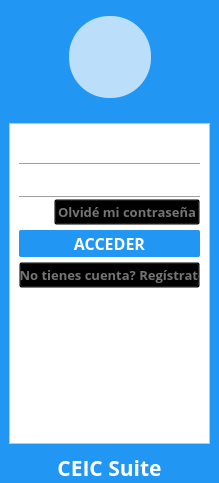
<?xml version="1.0" encoding="UTF-8"?>
<ui version="4.0">
 <class>CEICSuite</class>
 <widget class="QMainWindow" name="CEICSuite">
  <property name="windowModality">
   <enum>Qt::WindowModal</enum>
  </property>
  <property name="geometry">
   <rect>
    <x>0</x>
    <y>0</y>
    <width>218</width>
    <height>483</height>
   </rect>
  </property>
  <property name="windowTitle">
   <string>CEIC Suite</string>
  </property>
  <property name="windowIcon">
   <iconset resource="../resources/gui.qrc">
    <normaloff>:/logo/logo</normaloff>:/logo/logo</iconset>
  </property>
  <property name="styleSheet">
   <string notr="true">/*#########################################################
##                        LoginWindow                    ##
###########################################################*/

/*Configurar el color de fondo de la ventana*/
#centralwidget{
    background: #2196F3;
    color: #212121;
}

/***********************************
* LoginStacked
***********************************/

/*Configuración general del  LoginStacked*/
#LoginStacked {
    border: 0px inline transparent;
    background: transparent;
    padding: -10px;
}

/*Configurar el color de fondo de cada pagina del Stacked*/
#pag0, #pag1, #pag2 {
     background: transparent;
    min-width: 21em;
     padding: -8px;
}

/***********************************
* Frames
***********************************/

#frame0, #frame1, #frame2 {
    background: #FFFFFF;
}

/***********************************
* Labels
***********************************/

/* Configuración del label CEIC Suite*/
#footer {
    background: transparent;
    min-height: 3em;
    min-width: 3em;
}

/* Configuración de los titulos*/
#label1, #label2, #label3 {
    color: #212121;
    border: 1px solid #BDBDBD;
    border-radius: 2px;
    background: #BBDEFB;
    font-family: Open Sans;
    font-size: 12pt;
    font-style: bold;
    font-weight: 600;
    min-height: 1.8em;
    max-height: 1.8em;
    text-transform: capitalize;
    qproperty-alignment: 'AlignVCenter | AlignHCenter';
}

/***********************************
* Botones
***********************************/

/*Estilo por defecto de los iconos de foto de perfil*/
#header {
    background: #BBDEFB;
    border: 2px outset transparent;
    border-radius: 41px;
    min-width: 64px;
    min-height: 64px;
    padding: 8px;
}

/*Estilo por defecto de los iconos de usuario y contraseña*/
#button1,  #button2 {
    background: transparent;
    border: 1px outset transparent;
    min-width: 1em;
    min-height: 1em;
    padding: 1px;
}

/*Estilo por defecto por defecto del botón de olvidé mi contraseña*/
#button3 {
    color: #757575;
    background: transparent;
}

/*Configuración del estilo al pasar por encima y presionar el botón de olvidé mi contraseña*/
#button3:hover, #button3:pressed {
    color: #212121;
    text-decoration: underline;
}

/*Estilo por defecto de los botones para acceder/continuar/aceptar*/
#button4, #button6, #button8 {
    color: #FFFFFF;
    border: 1px outline #BDBDBD;
    border-radius: 2px;
    background: #2196F3;
    min-height: 2.5em;
    min-width: 4.5em;
    padding: 2px;
}

/*Configuración del estilo al pasar por encima y presionar los botones para acceder/continuar/aceptar*/
#button4:hover,  #button6:hover, #button8:hover,  #button4:pressed, #button6:pressed, #button8:pressed {
    background: #1976D2;
}

/*Estilo por defecto de los botones para limpiar/cancelar*/
#button7, #button9 {
    color: #2196F3;
    border: 1px solid transparent;
    background: transparent;
    min-height: 2.5em;
    min-width: 4em;
    padding: 2px;
}

/*Configuración del estilo al pasar por encima y presionar los botones para limpiar/cancelar*/
#button7:hover, #button9:hover, #button7:pressed, #button9:pressed {
    color: #1976D2;
}


/*Estilo por defecto del botón para ir a la pantalla de registro*/
#button5 {
    color: #757575;
    background: transparent;
}

/*Configuración del estilo al pasar por encima y presionar el botón para ir a la pantalla de registro*/
#button5:hover, #button5:pressed {
    color: #212121;
    text-decoration: underline;
}

/***********************************
* LineEdit
***********************************/

/*Configuración del estilo de todos los LineEdit de la interfáz*/
#lineEd0, #lineEd1, #lineEd2, #lineEd3, #lineEd4, #lineEd5, #lineEd6, #lineEd7, #lineEd8, #lineEd9, #lineEd10, #lineEd11, #lineEd12, #lineEd13, #lineEd14 {
    color: #212121;
    border-style: outset;
    min-width: 5.5em;
    min-height: 1.5em;
    padding: 2px;
    background: transparent;
}

/***********************************
* ComboBox
***********************************/

/*Configuración del estilo por defecto de todos los comboBox*/
#cobox0, #cobox1{
    color: #212121;
    border: 0px solid #BDBDBD;
    border-radius: 3px;
    padding: 1px 1px 1px 4px;
    min-width: 9em;
    min-height: 2em;
    background: transparent;
}

/*Configuración del estilo de todos los comboBox cuando estan en uso*/
#cobox0::on, #cobox1::on{
    padding-top: 10px;
    padding-left: 4px;
}

/*Configuración del estilo de todos los comboBox cuando se despliegan*/
#cobox0::drop-down, #cobox1::drop-down{
    subcontrol-origin: padding;
    subcontrol-position: top right;
    width: 15px;
    border-left: 0px solid transparent;
    border-top-right-radius: 3px; /* same radius as the QComboBox */
    border-bottom-right-radius: 3px;
}

/*Configuración del estilo de la flecha de todos los comboBox*/
#cobox0::down-arrow, #cobox1::down-arrow{
    image: url(:/arrows/down);
}

/*Configuración del estilo de la flecha de todos los comboBox cuando se despliegan*/
#cobox0::drop-arrow::on, #cobox1::drop-arrow::on{
    top: 1px;
    left: 1px;
}

/*Configuración del estilo del menu desplegado de todos los comboBox*/
#cobox0 QAbstractItemView, #cobox1 QAbstractItemView{
    border: 1px solid #BDBDBD;
    border-radius: 3px;
    padding: 1px 6px 1px 1px;
    min-width: 14em;
    selection-background-color: #BDBDBD;
    background: #FFFFFF;
}</string>
  </property>
  <property name="animated">
   <bool>true</bool>
  </property>
  <widget class="QWidget" name="centralwidget">
   <layout class="QGridLayout" name="gridLayout">
    <property name="margin">
     <number>0</number>
    </property>
    <property name="spacing">
     <number>0</number>
    </property>
    <item row="0" column="0">
     <layout class="QVBoxLayout" name="verticalLayout">
      <item>
       <spacer name="horizontalSpacer_4">
        <property name="orientation">
         <enum>Qt::Horizontal</enum>
        </property>
        <property name="sizeHint" stdset="0">
         <size>
          <width>40</width>
          <height>15</height>
         </size>
        </property>
       </spacer>
      </item>
      <item>
       <layout class="QGridLayout" name="gridLayout_17">
        <item row="0" column="2">
         <spacer name="horizontalSpacer_20">
          <property name="orientation">
           <enum>Qt::Horizontal</enum>
          </property>
          <property name="sizeHint" stdset="0">
           <size>
            <width>40</width>
            <height>20</height>
           </size>
          </property>
         </spacer>
        </item>
        <item row="0" column="1">
         <widget class="QPushButton" name="header">
          <property name="focusPolicy">
           <enum>Qt::NoFocus</enum>
          </property>
          <property name="styleSheet">
           <string notr="true"/>
          </property>
          <property name="text">
           <string/>
          </property>
          <property name="icon">
           <iconset resource="../resources/gui.qrc">
            <normaloff>:/login/users</normaloff>:/login/users</iconset>
          </property>
          <property name="iconSize">
           <size>
            <width>32</width>
            <height>32</height>
           </size>
          </property>
         </widget>
        </item>
        <item row="0" column="0">
         <spacer name="horizontalSpacer_19">
          <property name="orientation">
           <enum>Qt::Horizontal</enum>
          </property>
          <property name="sizeHint" stdset="0">
           <size>
            <width>40</width>
            <height>20</height>
           </size>
          </property>
         </spacer>
        </item>
       </layout>
      </item>
      <item>
       <spacer name="horizontalSpacer_9">
        <property name="orientation">
         <enum>Qt::Horizontal</enum>
        </property>
        <property name="sizeHint" stdset="0">
         <size>
          <width>40</width>
          <height>15</height>
         </size>
        </property>
       </spacer>
      </item>
      <item>
       <widget class="QStackedWidget" name="LoginStacked">
        <property name="currentIndex">
         <number>0</number>
        </property>
        <widget class="QWidget" name="pag0">
         <layout class="QGridLayout" name="gridLayout_2">
          <item row="0" column="0">
           <widget class="QFrame" name="frame0">
            <property name="enabled">
             <bool>true</bool>
            </property>
            <property name="sizePolicy">
             <sizepolicy hsizetype="Minimum" vsizetype="Minimum">
              <horstretch>0</horstretch>
              <verstretch>0</verstretch>
             </sizepolicy>
            </property>
            <property name="styleSheet">
             <string notr="true"/>
            </property>
            <property name="frameShape">
             <enum>QFrame::StyledPanel</enum>
            </property>
            <property name="frameShadow">
             <enum>QFrame::Raised</enum>
            </property>
            <layout class="QHBoxLayout" name="horizontalLayout">
             <property name="topMargin">
              <number>4</number>
             </property>
             <property name="bottomMargin">
              <number>4</number>
             </property>
             <item>
              <layout class="QGridLayout" name="gridLayout_3">
               <item row="1" column="0">
                <layout class="QVBoxLayout" name="verticalLayout_3">
                 <property name="spacing">
                  <number>0</number>
                 </property>
                 <item>
                  <layout class="QVBoxLayout" name="verticalLayout_2">
                   <property name="spacing">
                    <number>0</number>
                   </property>
                   <item>
                    <layout class="QGridLayout" name="gridLayout_4"/>
                   </item>
                   <item>
                    <layout class="QFormLayout" name="formLayout">
                     <item row="0" column="1">
                      <layout class="QGridLayout" name="gridLayout_7">
                       <property name="spacing">
                        <number>0</number>
                       </property>
                       <item row="1" column="0">
                        <widget class="QLineEdit" name="lineEd0">
                         <property name="cursor">
                          <cursorShape>IBeamCursor</cursorShape>
                         </property>
                         <property name="mouseTracking">
                          <bool>true</bool>
                         </property>
                         <property name="focusPolicy">
                          <enum>Qt::StrongFocus</enum>
                         </property>
                         <property name="styleSheet">
                          <string notr="true"/>
                         </property>
                         <property name="text">
                          <string/>
                         </property>
                         <property name="maxLength">
                          <number>40</number>
                         </property>
                         <property name="echoMode">
                          <enum>QLineEdit::Normal</enum>
                         </property>
                         <property name="cursorPosition">
                          <number>0</number>
                         </property>
                         <property name="readOnly">
                          <bool>false</bool>
                         </property>
                         <property name="cursorMoveStyle">
                          <enum>Qt::LogicalMoveStyle</enum>
                         </property>
                        </widget>
                       </item>
                       <item row="2" column="0">
                        <spacer name="horizontalSpacer_7">
                         <property name="orientation">
                          <enum>Qt::Horizontal</enum>
                         </property>
                         <property name="sizeHint" stdset="0">
                          <size>
                           <width>40</width>
                           <height>5</height>
                          </size>
                         </property>
                        </spacer>
                       </item>
                       <item row="0" column="0">
                        <spacer name="horizontalSpacer_8">
                         <property name="orientation">
                          <enum>Qt::Horizontal</enum>
                         </property>
                         <property name="sizeHint" stdset="0">
                          <size>
                           <width>40</width>
                           <height>5</height>
                          </size>
                         </property>
                        </spacer>
                       </item>
                      </layout>
                     </item>
                     <item row="0" column="0">
                      <layout class="QGridLayout" name="gridLayout_8">
                       <property name="spacing">
                        <number>0</number>
                       </property>
                       <item row="1" column="0">
                        <widget class="QPushButton" name="button1">
                         <property name="focusPolicy">
                          <enum>Qt::NoFocus</enum>
                         </property>
                         <property name="text">
                          <string/>
                         </property>
                         <property name="icon">
                          <iconset resource="../resources/gui.qrc">
                           <normaloff>:/login/user</normaloff>:/login/user</iconset>
                         </property>
                         <property name="iconSize">
                          <size>
                           <width>15</width>
                           <height>16</height>
                          </size>
                         </property>
                        </widget>
                       </item>
                       <item row="0" column="0">
                        <spacer name="verticalSpacer_7">
                         <property name="orientation">
                          <enum>Qt::Vertical</enum>
                         </property>
                         <property name="sizeHint" stdset="0">
                          <size>
                           <width>20</width>
                           <height>5</height>
                          </size>
                         </property>
                        </spacer>
                       </item>
                       <item row="2" column="0">
                        <spacer name="verticalSpacer_8">
                         <property name="orientation">
                          <enum>Qt::Vertical</enum>
                         </property>
                         <property name="sizeHint" stdset="0">
                          <size>
                           <width>20</width>
                           <height>5</height>
                          </size>
                         </property>
                        </spacer>
                       </item>
                      </layout>
                     </item>
                    </layout>
                   </item>
                   <item>
                    <widget class="Line" name="line0">
                     <property name="frameShadow">
                      <enum>QFrame::Sunken</enum>
                     </property>
                     <property name="orientation">
                      <enum>Qt::Horizontal</enum>
                     </property>
                    </widget>
                   </item>
                   <item>
                    <layout class="QVBoxLayout" name="verticalLayout_4">
                     <property name="spacing">
                      <number>0</number>
                     </property>
                     <item>
                      <layout class="QGridLayout" name="gridLayout_9"/>
                     </item>
                     <item>
                      <layout class="QFormLayout" name="formLayout_2">
                       <item row="0" column="1">
                        <layout class="QGridLayout" name="gridLayout_13">
                         <property name="spacing">
                          <number>0</number>
                         </property>
                         <item row="1" column="0">
                          <widget class="QLineEdit" name="lineEd1">
                           <property name="focusPolicy">
                            <enum>Qt::StrongFocus</enum>
                           </property>
                           <property name="styleSheet">
                            <string notr="true"/>
                           </property>
                           <property name="text">
                            <string/>
                           </property>
                           <property name="echoMode">
                            <enum>QLineEdit::Password</enum>
                           </property>
                           <property name="cursorPosition">
                            <number>0</number>
                           </property>
                           <property name="cursorMoveStyle">
                            <enum>Qt::LogicalMoveStyle</enum>
                           </property>
                          </widget>
                         </item>
                         <item row="2" column="0">
                          <spacer name="horizontalSpacer_15">
                           <property name="orientation">
                            <enum>Qt::Horizontal</enum>
                           </property>
                           <property name="sizeHint" stdset="0">
                            <size>
                             <width>40</width>
                             <height>5</height>
                            </size>
                           </property>
                          </spacer>
                         </item>
                         <item row="0" column="0">
                          <spacer name="horizontalSpacer_13">
                           <property name="orientation">
                            <enum>Qt::Horizontal</enum>
                           </property>
                           <property name="sizeHint" stdset="0">
                            <size>
                             <width>40</width>
                             <height>5</height>
                            </size>
                           </property>
                          </spacer>
                         </item>
                        </layout>
                       </item>
                       <item row="0" column="0">
                        <layout class="QGridLayout" name="gridLayout_14">
                         <property name="spacing">
                          <number>0</number>
                         </property>
                         <item row="0" column="0">
                          <spacer name="verticalSpacer_12">
                           <property name="orientation">
                            <enum>Qt::Vertical</enum>
                           </property>
                           <property name="sizeHint" stdset="0">
                            <size>
                             <width>20</width>
                             <height>5</height>
                            </size>
                           </property>
                          </spacer>
                         </item>
                         <item row="2" column="0">
                          <spacer name="verticalSpacer_13">
                           <property name="orientation">
                            <enum>Qt::Vertical</enum>
                           </property>
                           <property name="sizeHint" stdset="0">
                            <size>
                             <width>20</width>
                             <height>5</height>
                            </size>
                           </property>
                          </spacer>
                         </item>
                         <item row="1" column="0">
                          <widget class="QPushButton" name="button2">
                           <property name="focusPolicy">
                            <enum>Qt::NoFocus</enum>
                           </property>
                           <property name="text">
                            <string/>
                           </property>
                           <property name="icon">
                            <iconset resource="../resources/gui.qrc">
                             <normaloff>:/login/password</normaloff>:/login/password</iconset>
                           </property>
                           <property name="iconSize">
                            <size>
                             <width>16</width>
                             <height>16</height>
                            </size>
                           </property>
                          </widget>
                         </item>
                        </layout>
                       </item>
                      </layout>
                     </item>
                     <item>
                      <widget class="Line" name="line1">
                       <property name="orientation">
                        <enum>Qt::Horizontal</enum>
                       </property>
                      </widget>
                     </item>
                    </layout>
                   </item>
                  </layout>
                 </item>
                 <item>
                  <layout class="QGridLayout" name="gridLayout_15">
                   <item row="0" column="0">
                    <spacer name="horizontalSpacer_11">
                     <property name="orientation">
                      <enum>Qt::Horizontal</enum>
                     </property>
                     <property name="sizeHint" stdset="0">
                      <size>
                       <width>40</width>
                       <height>10</height>
                      </size>
                     </property>
                    </spacer>
                   </item>
                   <item row="0" column="1">
                    <widget class="QPushButton" name="button3">
                     <property name="font">
                      <font>
                       <family>Open Sans</family>
                       <pointsize>10</pointsize>
                       <weight>75</weight>
                       <bold>true</bold>
                      </font>
                     </property>
                     <property name="focusPolicy">
                      <enum>Qt::NoFocus</enum>
                     </property>
                     <property name="text">
                      <string>Olvidé mi contraseña</string>
                     </property>
                    </widget>
                   </item>
                  </layout>
                 </item>
                 <item>
                  <spacer name="horizontalSpacer_12">
                   <property name="orientation">
                    <enum>Qt::Horizontal</enum>
                   </property>
                   <property name="sizeHint" stdset="0">
                    <size>
                     <width>40</width>
                     <height>5</height>
                    </size>
                   </property>
                  </spacer>
                 </item>
                 <item>
                  <widget class="QPushButton" name="button4">
                   <property name="font">
                    <font>
                     <family>Open Sans</family>
                     <pointsize>12</pointsize>
                     <weight>75</weight>
                     <bold>true</bold>
                    </font>
                   </property>
                   <property name="focusPolicy">
                    <enum>Qt::NoFocus</enum>
                   </property>
                   <property name="text">
                    <string>ACCEDER</string>
                   </property>
                  </widget>
                 </item>
                 <item>
                  <spacer name="horizontalSpacer_2">
                   <property name="orientation">
                    <enum>Qt::Horizontal</enum>
                   </property>
                   <property name="sizeHint" stdset="0">
                    <size>
                     <width>40</width>
                     <height>5</height>
                    </size>
                   </property>
                  </spacer>
                 </item>
                 <item>
                  <widget class="QPushButton" name="button5">
                   <property name="font">
                    <font>
                     <family>Open Sans</family>
                     <pointsize>10</pointsize>
                     <weight>75</weight>
                     <bold>true</bold>
                    </font>
                   </property>
                   <property name="focusPolicy">
                    <enum>Qt::NoFocus</enum>
                   </property>
                   <property name="text">
                    <string>¿No tienes cuenta? Regístrate</string>
                   </property>
                  </widget>
                 </item>
                </layout>
               </item>
               <item row="2" column="0">
                <spacer name="verticalSpacer_2">
                 <property name="orientation">
                  <enum>Qt::Vertical</enum>
                 </property>
                 <property name="sizeHint" stdset="0">
                  <size>
                   <width>20</width>
                   <height>20</height>
                  </size>
                 </property>
                </spacer>
               </item>
               <item row="0" column="0">
                <spacer name="horizontalSpacer_3">
                 <property name="orientation">
                  <enum>Qt::Horizontal</enum>
                 </property>
                 <property name="sizeHint" stdset="0">
                  <size>
                   <width>40</width>
                   <height>5</height>
                  </size>
                 </property>
                </spacer>
               </item>
              </layout>
             </item>
            </layout>
           </widget>
          </item>
         </layout>
        </widget>
        <widget class="QWidget" name="pag1">
         <layout class="QGridLayout" name="gridLayout_6">
          <item row="0" column="0">
           <widget class="QFrame" name="frame1">
            <property name="enabled">
             <bool>true</bool>
            </property>
            <property name="styleSheet">
             <string notr="true"/>
            </property>
            <property name="frameShape">
             <enum>QFrame::StyledPanel</enum>
            </property>
            <property name="frameShadow">
             <enum>QFrame::Raised</enum>
            </property>
            <layout class="QVBoxLayout" name="verticalLayout_12">
             <property name="spacing">
              <number>0</number>
             </property>
             <property name="sizeConstraint">
              <enum>QLayout::SetMinimumSize</enum>
             </property>
             <property name="leftMargin">
              <number>14</number>
             </property>
             <property name="topMargin">
              <number>5</number>
             </property>
             <property name="rightMargin">
              <number>14</number>
             </property>
             <property name="bottomMargin">
              <number>0</number>
             </property>
             <item>
              <layout class="QVBoxLayout" name="verticalLayout_11">
               <property name="spacing">
                <number>2</number>
               </property>
               <item>
                <spacer name="horizontalSpacer">
                 <property name="orientation">
                  <enum>Qt::Horizontal</enum>
                 </property>
                 <property name="sizeHint" stdset="0">
                  <size>
                   <width>40</width>
                   <height>5</height>
                  </size>
                 </property>
                </spacer>
               </item>
               <item>
                <widget class="QLabel" name="label1">
                 <property name="font">
                  <font>
                   <family>Open Sans</family>
                   <pointsize>12</pointsize>
                   <weight>75</weight>
                   <bold>true</bold>
                  </font>
                 </property>
                 <property name="styleSheet">
                  <string notr="true"/>
                 </property>
                 <property name="text">
                  <string>&lt;html&gt;&lt;head/&gt;&lt;body&gt;&lt;p&gt;Registrar&lt;/p&gt;&lt;/body&gt;&lt;/html&gt;</string>
                 </property>
                 <property name="alignment">
                  <set>Qt::AlignCenter</set>
                 </property>
                </widget>
               </item>
               <item>
                <widget class="QLineEdit" name="lineEd2">
                 <property name="font">
                  <font>
                   <family>Open Sans</family>
                  </font>
                 </property>
                 <property name="styleSheet">
                  <string notr="true"/>
                 </property>
                 <property name="text">
                  <string/>
                 </property>
                 <property name="readOnly">
                  <bool>false</bool>
                 </property>
                </widget>
               </item>
               <item>
                <widget class="Line" name="line_6">
                 <property name="orientation">
                  <enum>Qt::Horizontal</enum>
                 </property>
                </widget>
               </item>
               <item>
                <widget class="QLineEdit" name="lineEd3">
                 <property name="font">
                  <font>
                   <family>Open Sans</family>
                  </font>
                 </property>
                 <property name="styleSheet">
                  <string notr="true"/>
                 </property>
                 <property name="text">
                  <string/>
                 </property>
                 <property name="readOnly">
                  <bool>false</bool>
                 </property>
                </widget>
               </item>
               <item>
                <widget class="Line" name="line_3">
                 <property name="orientation">
                  <enum>Qt::Horizontal</enum>
                 </property>
                </widget>
               </item>
               <item>
                <widget class="QLineEdit" name="lineEd4">
                 <property name="font">
                  <font>
                   <family>Open Sans</family>
                  </font>
                 </property>
                 <property name="styleSheet">
                  <string notr="true"/>
                 </property>
                 <property name="text">
                  <string/>
                 </property>
                 <property name="readOnly">
                  <bool>false</bool>
                 </property>
                </widget>
               </item>
               <item>
                <widget class="Line" name="line_4">
                 <property name="orientation">
                  <enum>Qt::Horizontal</enum>
                 </property>
                </widget>
               </item>
               <item>
                <widget class="QLineEdit" name="lineEd5">
                 <property name="font">
                  <font>
                   <family>Open Sans</family>
                  </font>
                 </property>
                 <property name="styleSheet">
                  <string notr="true"/>
                 </property>
                 <property name="text">
                  <string/>
                 </property>
                 <property name="readOnly">
                  <bool>false</bool>
                 </property>
                </widget>
               </item>
               <item>
                <widget class="Line" name="line_2">
                 <property name="orientation">
                  <enum>Qt::Horizontal</enum>
                 </property>
                </widget>
               </item>
               <item>
                <widget class="QLineEdit" name="lineEd6">
                 <property name="font">
                  <font>
                   <family>Open Sans</family>
                  </font>
                 </property>
                 <property name="styleSheet">
                  <string notr="true"/>
                 </property>
                 <property name="text">
                  <string/>
                 </property>
                 <property name="echoMode">
                  <enum>QLineEdit::Password</enum>
                 </property>
                 <property name="readOnly">
                  <bool>false</bool>
                 </property>
                </widget>
               </item>
               <item>
                <widget class="Line" name="line_7">
                 <property name="orientation">
                  <enum>Qt::Horizontal</enum>
                 </property>
                </widget>
               </item>
               <item>
                <widget class="QLineEdit" name="lineEd7">
                 <property name="font">
                  <font>
                   <family>Open Sans</family>
                  </font>
                 </property>
                 <property name="styleSheet">
                  <string notr="true"/>
                 </property>
                 <property name="text">
                  <string/>
                 </property>
                 <property name="echoMode">
                  <enum>QLineEdit::Password</enum>
                 </property>
                 <property name="readOnly">
                  <bool>false</bool>
                 </property>
                </widget>
               </item>
               <item>
                <widget class="Line" name="line">
                 <property name="orientation">
                  <enum>Qt::Horizontal</enum>
                 </property>
                </widget>
               </item>
               <item>
                <widget class="QComboBox" name="cobox0">
                 <property name="font">
                  <font>
                   <family>Open Sans</family>
                  </font>
                 </property>
                 <property name="focusPolicy">
                  <enum>Qt::NoFocus</enum>
                 </property>
                 <property name="styleSheet">
                  <string notr="true"/>
                 </property>
                 <property name="currentIndex">
                  <number>0</number>
                 </property>
                 <property name="insertPolicy">
                  <enum>QComboBox::InsertAlphabetically</enum>
                 </property>
                 <property name="sizeAdjustPolicy">
                  <enum>QComboBox::AdjustToContents</enum>
                 </property>
                 <property name="iconSize">
                  <size>
                   <width>0</width>
                   <height>0</height>
                  </size>
                 </property>
                 <property name="frame">
                  <bool>true</bool>
                 </property>
                 <property name="modelColumn">
                  <number>0</number>
                 </property>
                 <item>
                  <property name="text">
                   <string>Administrador</string>
                  </property>
                 </item>
                 <item>
                  <property name="text">
                   <string>Colaborador</string>
                  </property>
                 </item>
                 <item>
                  <property name="text">
                   <string>Vendedor</string>
                  </property>
                 </item>
                </widget>
               </item>
               <item>
                <widget class="Line" name="line_8">
                 <property name="orientation">
                  <enum>Qt::Horizontal</enum>
                 </property>
                </widget>
               </item>
               <item>
                <spacer name="horizontalSpacer_18">
                 <property name="orientation">
                  <enum>Qt::Horizontal</enum>
                 </property>
                 <property name="sizeHint" stdset="0">
                  <size>
                   <width>40</width>
                   <height>5</height>
                  </size>
                 </property>
                </spacer>
               </item>
               <item>
                <layout class="QGridLayout" name="gridLayout_21">
                 <item row="0" column="1">
                  <layout class="QHBoxLayout" name="horizontalLayout_4">
                   <item>
                    <widget class="QPushButton" name="button7">
                     <property name="font">
                      <font>
                       <family>Open Sans</family>
                       <pointsize>12</pointsize>
                       <weight>75</weight>
                       <bold>true</bold>
                      </font>
                     </property>
                     <property name="focusPolicy">
                      <enum>Qt::NoFocus</enum>
                     </property>
                     <property name="text">
                      <string>DESCARTAR</string>
                     </property>
                    </widget>
                   </item>
                   <item>
                    <widget class="QPushButton" name="button6">
                     <property name="font">
                      <font>
                       <family>Open Sans</family>
                       <pointsize>12</pointsize>
                       <weight>75</weight>
                       <bold>true</bold>
                      </font>
                     </property>
                     <property name="focusPolicy">
                      <enum>Qt::NoFocus</enum>
                     </property>
                     <property name="text">
                      <string>CREAR</string>
                     </property>
                    </widget>
                   </item>
                  </layout>
                 </item>
                 <item row="0" column="0">
                  <spacer name="horizontalSpacer_21">
                   <property name="orientation">
                    <enum>Qt::Horizontal</enum>
                   </property>
                   <property name="sizeHint" stdset="0">
                    <size>
                     <width>40</width>
                     <height>5</height>
                    </size>
                   </property>
                  </spacer>
                 </item>
                </layout>
               </item>
              </layout>
             </item>
             <item>
              <spacer name="verticalSpacer">
               <property name="orientation">
                <enum>Qt::Vertical</enum>
               </property>
               <property name="sizeHint" stdset="0">
                <size>
                 <width>20</width>
                 <height>40</height>
                </size>
               </property>
              </spacer>
             </item>
            </layout>
           </widget>
          </item>
         </layout>
        </widget>
        <widget class="QWidget" name="pag2">
         <layout class="QGridLayout" name="gridLayout_10">
          <item row="0" column="0">
           <widget class="QFrame" name="frame2">
            <property name="enabled">
             <bool>true</bool>
            </property>
            <property name="styleSheet">
             <string notr="true"/>
            </property>
            <property name="frameShape">
             <enum>QFrame::StyledPanel</enum>
            </property>
            <property name="frameShadow">
             <enum>QFrame::Raised</enum>
            </property>
            <layout class="QVBoxLayout" name="verticalLayout_13">
             <property name="spacing">
              <number>0</number>
             </property>
             <property name="sizeConstraint">
              <enum>QLayout::SetMinimumSize</enum>
             </property>
             <property name="leftMargin">
              <number>14</number>
             </property>
             <property name="topMargin">
              <number>5</number>
             </property>
             <property name="rightMargin">
              <number>14</number>
             </property>
             <property name="bottomMargin">
              <number>0</number>
             </property>
             <item>
              <layout class="QVBoxLayout" name="verticalLayout_7">
               <property name="spacing">
                <number>2</number>
               </property>
               <item>
                <spacer name="horizontalSpacer_10">
                 <property name="orientation">
                  <enum>Qt::Horizontal</enum>
                 </property>
                 <property name="sizeHint" stdset="0">
                  <size>
                   <width>40</width>
                   <height>5</height>
                  </size>
                 </property>
                </spacer>
               </item>
               <item>
                <widget class="QLabel" name="label2">
                 <property name="font">
                  <font>
                   <family>Open Sans</family>
                   <pointsize>12</pointsize>
                   <weight>75</weight>
                   <bold>true</bold>
                  </font>
                 </property>
                 <property name="styleSheet">
                  <string notr="true"/>
                 </property>
                 <property name="text">
                  <string>&lt;html&gt;&lt;head/&gt;&lt;body&gt;&lt;p&gt;Recuperar contraseña&lt;/p&gt;&lt;/body&gt;&lt;/html&gt;</string>
                 </property>
                 <property name="alignment">
                  <set>Qt::AlignCenter</set>
                 </property>
                </widget>
               </item>
               <item>
                <widget class="QLineEdit" name="lineEd8">
                 <property name="font">
                  <font>
                   <family>Open Sans</family>
                  </font>
                 </property>
                 <property name="styleSheet">
                  <string notr="true"/>
                 </property>
                 <property name="text">
                  <string/>
                 </property>
                 <property name="readOnly">
                  <bool>false</bool>
                 </property>
                </widget>
               </item>
               <item>
                <widget class="Line" name="line_18">
                 <property name="orientation">
                  <enum>Qt::Horizontal</enum>
                 </property>
                </widget>
               </item>
               <item>
                <layout class="QGridLayout" name="gridLayout_22">
                 <item row="0" column="1">
                  <layout class="QHBoxLayout" name="horizontalLayout_5">
                   <item>
                    <widget class="QPushButton" name="button9">
                     <property name="font">
                      <font>
                       <family>Open Sans</family>
                       <pointsize>12</pointsize>
                       <weight>75</weight>
                       <bold>true</bold>
                      </font>
                     </property>
                     <property name="focusPolicy">
                      <enum>Qt::NoFocus</enum>
                     </property>
                     <property name="text">
                      <string>VOLVER</string>
                     </property>
                    </widget>
                   </item>
                   <item>
                    <widget class="QPushButton" name="button8">
                     <property name="font">
                      <font>
                       <family>Open Sans</family>
                       <pointsize>12</pointsize>
                       <weight>75</weight>
                       <bold>true</bold>
                      </font>
                     </property>
                     <property name="focusPolicy">
                      <enum>Qt::NoFocus</enum>
                     </property>
                     <property name="text">
                      <string>ENVIAR</string>
                     </property>
                    </widget>
                   </item>
                  </layout>
                 </item>
                 <item row="0" column="0">
                  <spacer name="horizontalSpacer_22">
                   <property name="orientation">
                    <enum>Qt::Horizontal</enum>
                   </property>
                   <property name="sizeHint" stdset="0">
                    <size>
                     <width>40</width>
                     <height>5</height>
                    </size>
                   </property>
                  </spacer>
                 </item>
                </layout>
               </item>
              </layout>
             </item>
             <item>
              <spacer name="verticalSpacer_3">
               <property name="orientation">
                <enum>Qt::Vertical</enum>
               </property>
               <property name="sizeHint" stdset="0">
                <size>
                 <width>20</width>
                 <height>40</height>
                </size>
               </property>
              </spacer>
             </item>
            </layout>
           </widget>
          </item>
         </layout>
        </widget>
       </widget>
      </item>
      <item>
       <layout class="QGridLayout" name="gridLayout_5">
        <item row="0" column="2">
         <spacer name="horizontalSpacer_6">
          <property name="orientation">
           <enum>Qt::Horizontal</enum>
          </property>
          <property name="sizeHint" stdset="0">
           <size>
            <width>40</width>
            <height>20</height>
           </size>
          </property>
         </spacer>
        </item>
        <item row="0" column="0">
         <spacer name="horizontalSpacer_5">
          <property name="orientation">
           <enum>Qt::Horizontal</enum>
          </property>
          <property name="sizeHint" stdset="0">
           <size>
            <width>40</width>
            <height>20</height>
           </size>
          </property>
         </spacer>
        </item>
        <item row="0" column="1">
         <widget class="QLabel" name="footer">
          <property name="font">
           <font>
            <family>Open Sans</family>
            <pointsize>16</pointsize>
            <weight>75</weight>
            <bold>true</bold>
           </font>
          </property>
          <property name="styleSheet">
           <string notr="true"/>
          </property>
          <property name="text">
           <string>&lt;html&gt;&lt;head/&gt;&lt;body&gt;&lt;p&gt;&lt;span style=&quot; font-weight:600; color:#ffffff;&quot;&gt;CEIC Suite&lt;/span&gt;&lt;/p&gt;&lt;/body&gt;&lt;/html&gt;</string>
          </property>
          <property name="alignment">
           <set>Qt::AlignCenter</set>
          </property>
         </widget>
        </item>
       </layout>
      </item>
     </layout>
    </item>
   </layout>
  </widget>
 </widget>
 <resources>
  <include location="../resources/gui.qrc"/>
 </resources>
 <connections/>
</ui>
